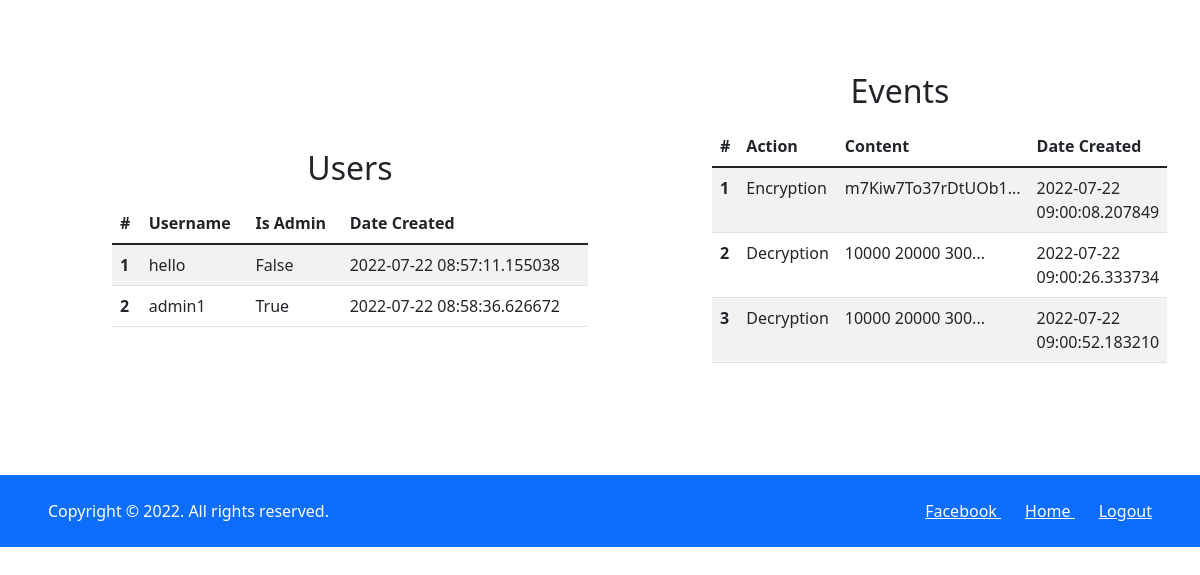
Page /activities (signed in) on the earlier database version.
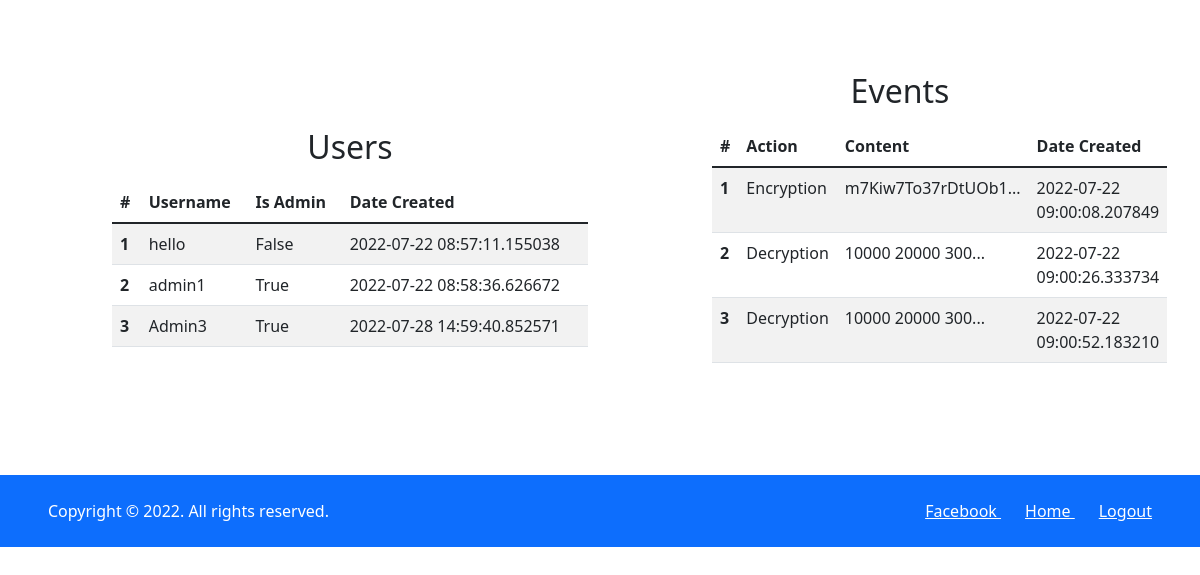
Same page on the later database version.
### wsgi.py (models this page shows, shortened)
class User(db.Model):
    id = db.Column(db.Integer, primary_key=True)
    username = db.Column(db.String(80), unique=True, nullable=False)
    password = db.Column(db.String(120), nullable=False)
    is_admin = db.Column(db.Boolean, default=False)
    authenticated = db.Column(db.Boolean, default=False)
    created = db.Column(db.DateTime, nullable=False, default=datetime.utcnow)

class Events(db.Model):
    id = db.Column(db.Integer, primary_key=True)
    content = db.Column(db.String(80), nullable=False)
    key = db.Column(db.String(120), nullable=False, default="hello")
    action = db.Column(db.String(120), nullable=False)
    created = db.Column(db.DateTime, nullable=False, default=datetime.utcnow)

### wsgi.py (the view)
@app.route('/activities', methods=["GET", "POST"])
@login_required
def activity() -> TemplateGlobalCallable:
    app.logger.info("Admin Page")
    users = User.query.all()
    events = Events.query.all()
    return render_template("activity.html", users=users, events=events)

### templates/activity.html (shortened to what this page needs)
<!DOCTYPE html>
<html lang="en">
<head>
    <link rel="stylesheet" href="https://cdn.jsdelivr.net/npm/bootstrap@5.1.3/dist/css/bootstrap.min.css">
    <link rel="stylesheet" href="https://cdn.jsdelivr.net/npm/@fortawesome/fontawesome-free@6.1.1/css/fontawesome.min.css">
</head>
<body>
    {% if current_user.is_admin %}
    <section class="mh-100 pt-lg-5 mt-lg-3">
        <div class="container-fluid h-custom">
          <div class="row d-flex justify-content-center align-items-center">
            <div class="col-md-9 col-lg-6 col-xl-5">
                <h2 class="text-center">
                    Users
                </h2>
                <table class="table table-striped mt-3">
                    <thead>
                      <tr>
                        <th scope="col">#</th>
                        <th scope="col">Username</th>
                        <th scope="col">Is Admin</th>
                        <th scope="col">Date Created</th>
                      </tr>
                    </thead>
                    <tbody>
                        {% for user in users %}
                            <tr>
                                <th scope="row">{{loop.index}}</th>
                                <td>{{user.username}}</td>
                                <td>{{user.is_admin}}</td>
                                <td>{{user.created}}</td>
                            </tr>
                        {% endfor %}
                    </tbody>
                </table>
            </div>
            <div class="col-md-8 col-lg-6 col-xl-4 offset-xl-1 pb-5 pt-2">
                <h2 class="text-center">
                    Events
                </h2>
                <table class="table table-striped mt-3">
                    <thead>
                      <tr>
                        <th scope="col">#</th>
                        <th scope="col">Action</th>
                        <th scope="col">Content</th>
                        <th scope="col">Date Created</th>
                      </tr>
                    </thead>
                    <tbody>
                        {% for event in events %}
                            <tr>
                                <th scope="row">{{loop.index}}</th>
                                <td>{{event.action}}</td>
                                <td>{{event.content|truncate(20)}}</td>
                                <td>{{event.created}}</td>
                            </tr>
                        {% endfor %}
                    </tbody>
                </table>
            </div>
          </div>
        </div>
    {% endif %}
      </section><div id="fb-root"></div>
      <footer>
        <div class="d-flex flex-column flex-md-row text-center mt-lg-5 text-md-start justify-content-between py-4 px-4 px-xl-5 bg-primary">
          <div class="text-white mb-3 mb-md-0">
            Copyright © 2022. All rights reserved.
          </div>
          <div>
            <a href="https://www.facebook.com/sharer/sharer.php?u=https%3A%2F%2Fbit.ly%2Fzhubyfinal&amp;src=sdkpreparse" target="_blank" class="fb-xfbml-parse-ignore text-white me-4">
                Facebook
            </a>
            <a href="/" class="text-white me-4">
              Home
            </a>
            {% if current_user %}
              <a href="/logout" class="text-white">
                Logout
              </a>
            {% endif %}
          </div>
        </div>
    </footer>
</body>
</html>

Differences in the rows shown:
added User: username "Admin3", is_admin "True", created "2022-07-28 14:59:40.852571"
